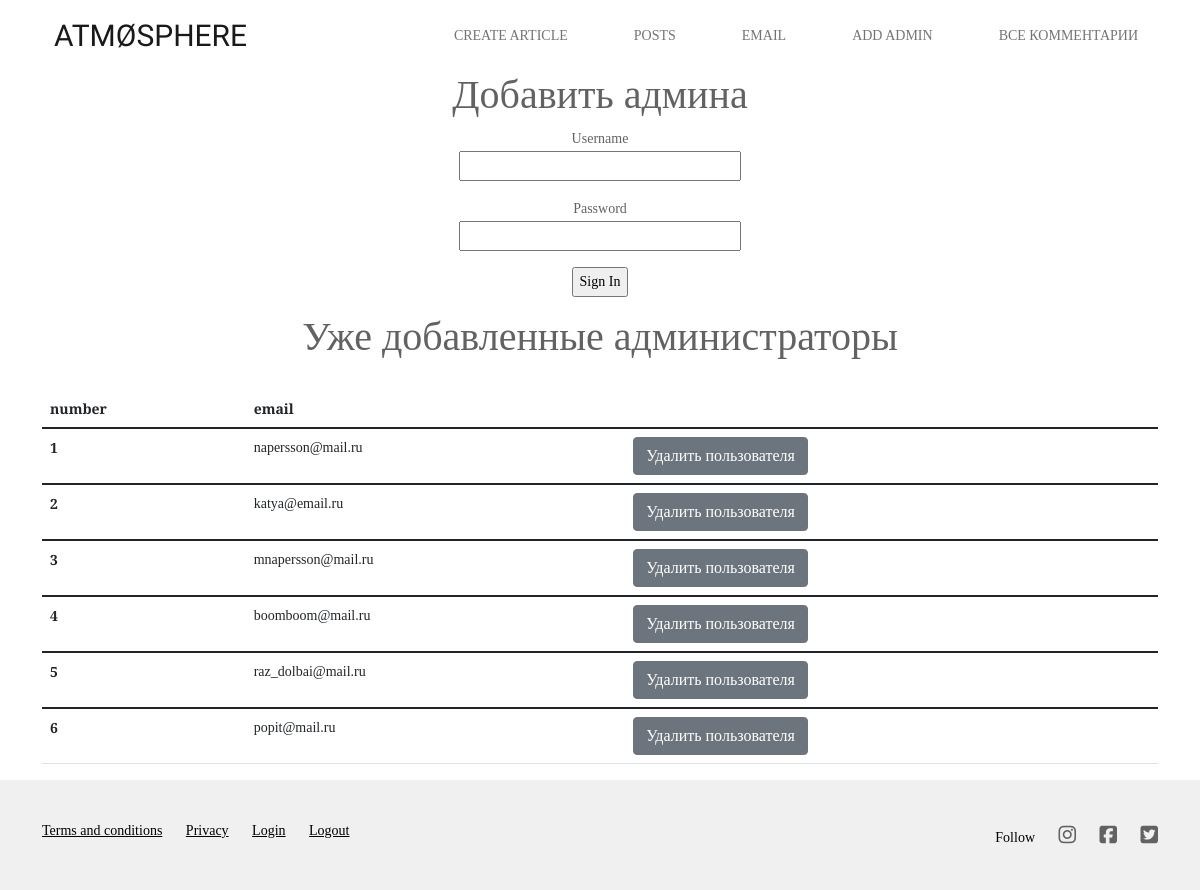
Page /add_admin (signed in) on the committed database.
### app.py (models this page shows, shortened)
class User(UserMixin, db.Model):
    id = db.Column(db.Integer, primary_key=True)
    email = db.Column(db.String(120), index=True, unique=True)
    password_hash = db.Column(db.String(128))

### app.py (the view, shortened to what this page needs)
@app.route('/add_admin', methods=['POST', 'GET'])
@login_required
def add_admin():
    form = Add_admin()
    admin_in_db = User.query.all()
    user = User.query.filter_by(email=form.email.data).first()
    if user is not None:
        flash('Вы пытаетесь добавить пользователя, который уже есть в базе')
    return render_template('add_admin.html', title='Add admin', form=form, email=admin_in_db)

### app.py
class Add_admin(FlaskForm):
    email = StringField('Username', validators=[DataRequired(), Email()])
    password = PasswordField('Password', validators=[DataRequired()])
    submit = SubmitField('Sign In')

### app.py (called while the page is built)
@login_manager.user_loader
def load_user(user_id):
    return User.query.get(user_id)

### templates/add_admin.html (shortened to what this page needs)
{% extends 'base_admin.html' %}
{% block div %}
    <div class="authorization" >
        <h1 align="center">Добавить админа</h1>
        <form action="" method="post" novalidate >
            <p>
                {{ form.email.label }}<br>
                {{ form.email(size=32) }}<br>
            </p>
            <p>
                {{ form.password.label }}<br>
                {{ form.password(size=32) }}<br>
            </p>
            <p>{{ form.submit() }}</p>
        </form>
    </div>
    <div>
    <h1 align="center">
        Уже добавленные администраторы
    </h1>
    <br>
    {% if email|length>0 %}
    <table class="table">
        <thead>
            <tr>
                <th scope="col">number</th>
                <th scope="col">email</th>
            </tr>
        </thead>
        {% for el in email %}
        <tbody>
            <tr>
                <th scope="row">{{el.id}}</th>
                <td>{{el.email}}</td>
                <td> <a href="/add_admin/{{ el.id }}/delete"  class="btn btn-secondary">Удалить пользователя</a></td>
            </tr>
        </tbody>
        {% endfor %}
    </table>
{% else %}
    <p>У нас еще нет статей на сайте</p>
    {% endif %}
    </div>
{%endblock%}

### static/css/style.css (style rules this page uses)
body { min-width: 320px; font-size: 14px; font-family: 'Playfair Display', serif; color: #626262; }
a { color: #b4ad9e; }
p { line-height: 1.5rem; }
.authorization form { text-align: center; }

### rows in the picture
User: id "1", email "napersson@mail.ru"
User: id "2", email "katya@email.ru"
User: id "3", email "mnapersson@mail.ru"
User: id "4", email "boomboom@mail.ru"
User: id "5", email "raz_dolbai@mail.ru"
User: id "6", email "popit@mail.ru"
